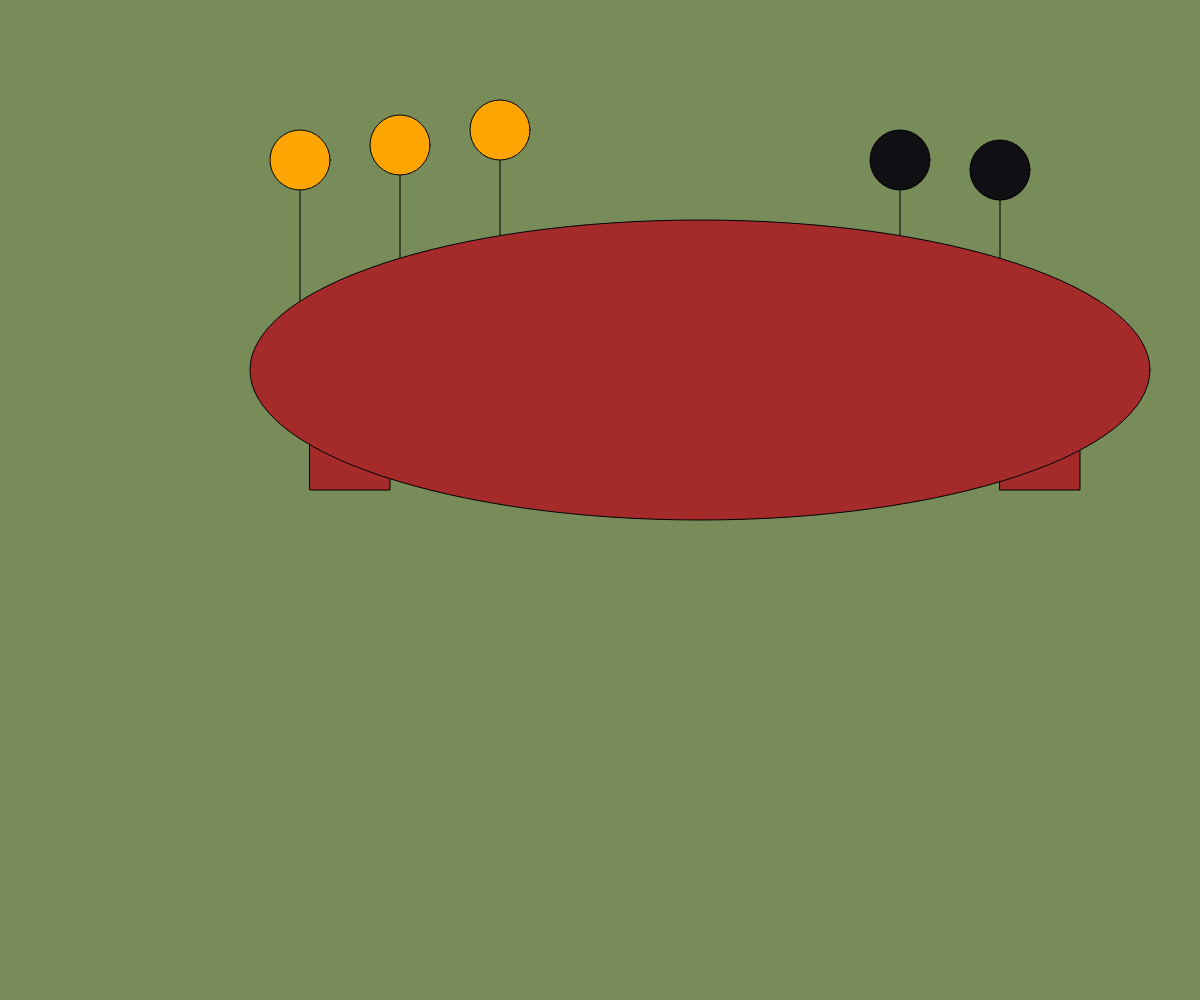
Frame 1 (no input)
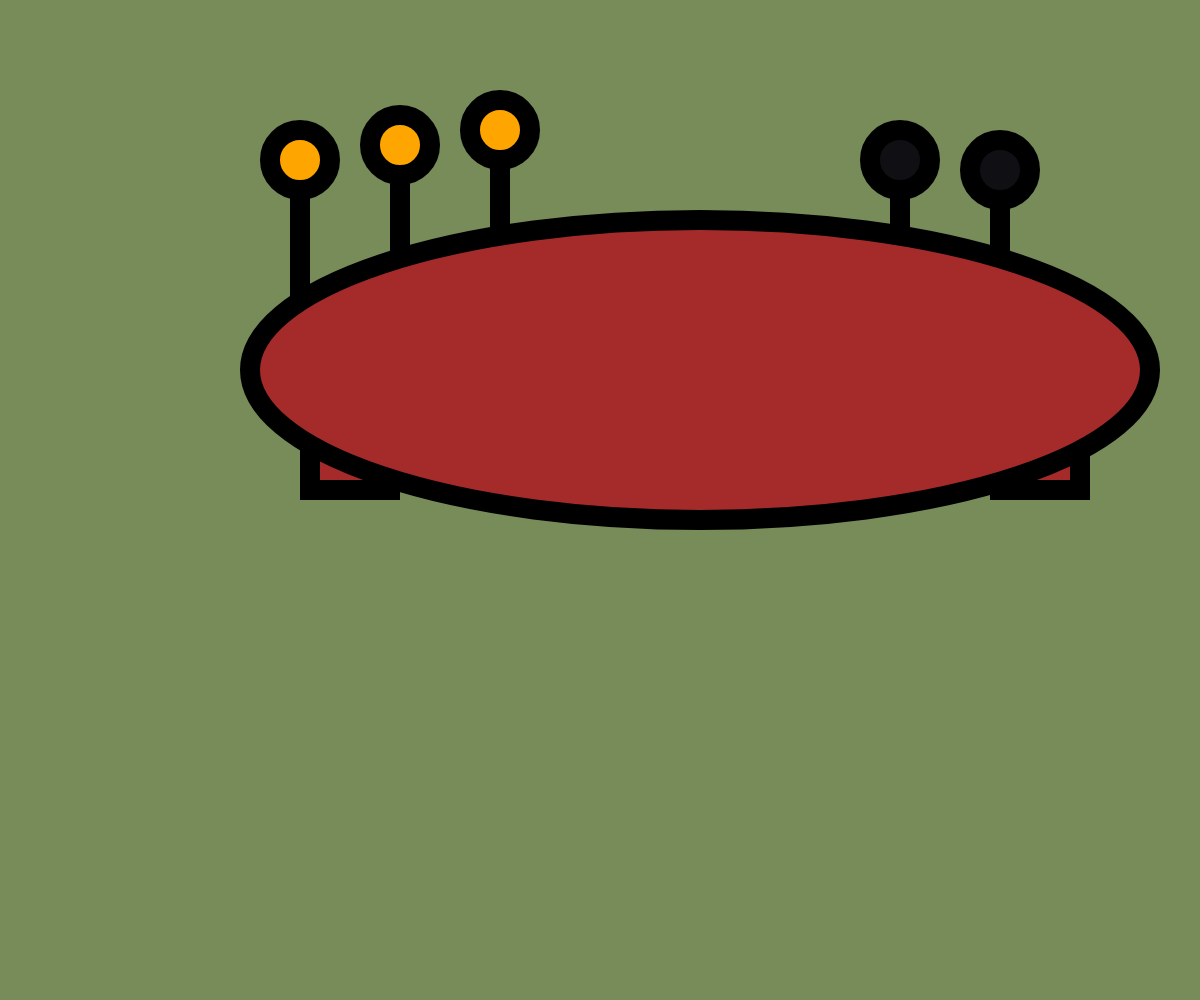
Frame 60 (no input)
Frame 120 (the mouse pressed at the canvas centre since frame 60): identical to frame 60, image omitted

The p5.js sketch that drew these frames (run headless with seeded random() and noise() and a simulated clock; from frame 60 on, the mouse is pressed at the canvas centre):

// p5.js sketch
// ── sketch.js
function setup() {
  createCanvas(windowWidth, windowHeight);
}

function draw() {
  background(120, 140, 90);

line(300, 160, 300, 370);
line(400, 145, 400, 370);
line(500, 130, 500, 370);
line(1000, 170, 1000, 370);
line(900, 160, 900, 370);

fill('orange');
circle(300, 160, 60);
circle(400, 145, 60);
circle(500, 130, 60);

fill(15, 15, 20);
circle(1000, 170, 60);
circle(900, 160, 60);

fill('brown');
rect(310, 390, 80, 100);
rect(1000, 390, 80, 100);
  ellipse(700, 370, 900, 300);





strokeWeight(20);
}
